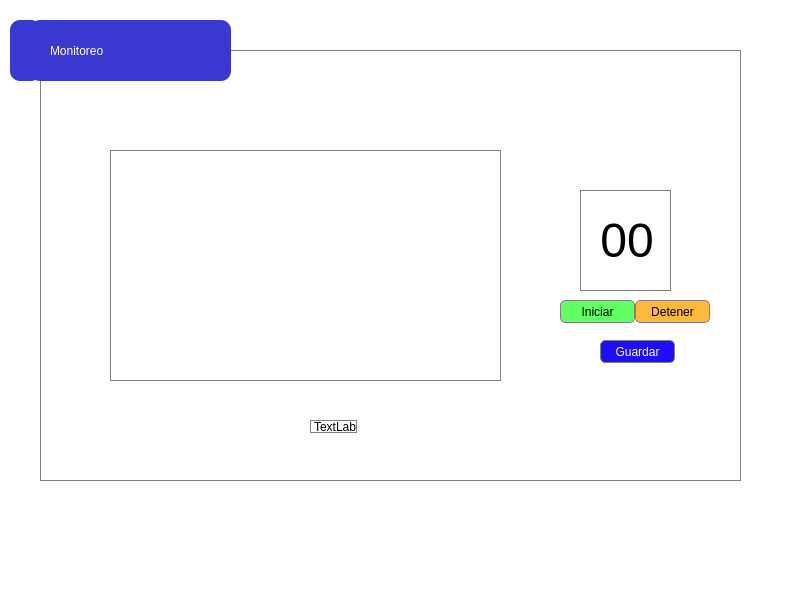
<?xml version="1.0" encoding="UTF-8"?>
<ui version="4.0">
 <class>MainWindow</class>
 <widget class="QMainWindow" name="MainWindow">
  <property name="geometry">
   <rect>
    <x>0</x>
    <y>0</y>
    <width>800</width>
    <height>600</height>
   </rect>
  </property>
  <property name="windowTitle">
   <string>MainWindow</string>
  </property>
  <property name="styleSheet">
   <string notr="true">background-color: rgb(255, 255, 255);</string>
  </property>
  <widget class="QWidget" name="centralwidget">
   <widget class="QWidget" name="widget_2" native="true">
    <property name="geometry">
     <rect>
      <x>30</x>
      <y>20</y>
      <width>201</width>
      <height>61</height>
     </rect>
    </property>
    <property name="styleSheet">
     <string notr="true">background-color: rgb(57, 57, 209);
border-radius: 10px;</string>
    </property>
    <widget class="QLabel" name="label">
     <property name="geometry">
      <rect>
       <x>20</x>
       <y>10</y>
       <width>141</width>
       <height>41</height>
      </rect>
     </property>
     <property name="styleSheet">
      <string notr="true">color: rgb(255, 255, 255);
font: 20pt &quot;Trebuchet MS&quot;;</string>
     </property>
     <property name="text">
      <string>Monitoreo</string>
     </property>
    </widget>
   </widget>
   <widget class="QPushButton" name="button_volver">
    <property name="geometry">
     <rect>
      <x>10</x>
      <y>20</y>
      <width>31</width>
      <height>61</height>
     </rect>
    </property>
    <property name="cursor">
     <cursorShape>PointingHandCursor</cursorShape>
    </property>
    <property name="styleSheet">
     <string notr="true">background-color: rgb(57, 57, 209);
border-radius: 10px;</string>
    </property>
    <property name="text">
     <string/>
    </property>
    <property name="icon">
     <iconset>
      <normaloff>Icon/back.png</normaloff>Icon/back.png</iconset>
    </property>
   </widget>
   <widget class="QWidget" name="widget" native="true">
    <property name="geometry">
     <rect>
      <x>40</x>
      <y>50</y>
      <width>701</width>
      <height>431</height>
     </rect>
    </property>
    <property name="styleSheet">
     <string notr="true">border: 1px solid gray;</string>
    </property>
    <widget class="QLabel" name="frecuencia">
     <property name="geometry">
      <rect>
       <x>540</x>
       <y>140</y>
       <width>91</width>
       <height>101</height>
      </rect>
     </property>
     <property name="cursor">
      <cursorShape>ForbiddenCursor</cursorShape>
     </property>
     <property name="text">
      <string>&lt;html&gt;&lt;head/&gt;&lt;body&gt;&lt;p align=&quot;center&quot;&gt;&lt;span style=&quot; font-size:36pt;&quot;&gt;00&lt;/span&gt;&lt;/p&gt;&lt;/body&gt;&lt;/html&gt;</string>
     </property>
    </widget>
    <widget class="QPushButton" name="button_iniciar">
     <property name="geometry">
      <rect>
       <x>520</x>
       <y>250</y>
       <width>75</width>
       <height>23</height>
      </rect>
     </property>
     <property name="cursor">
      <cursorShape>PointingHandCursor</cursorShape>
     </property>
     <property name="styleSheet">
      <string notr="true">background-color: rgb(97, 255, 97);
border-radius: 5px;</string>
     </property>
     <property name="text">
      <string>Iniciar</string>
     </property>
    </widget>
    <widget class="QPushButton" name="button_terminar">
     <property name="geometry">
      <rect>
       <x>595</x>
       <y>250</y>
       <width>75</width>
       <height>23</height>
      </rect>
     </property>
     <property name="cursor">
      <cursorShape>PointingHandCursor</cursorShape>
     </property>
     <property name="styleSheet">
      <string notr="true">background-color: rgb(255, 184, 60);
border-radius: 5px;</string>
     </property>
     <property name="text">
      <string>Detener</string>
     </property>
    </widget>
    <widget class="QPushButton" name="button_guardar">
     <property name="geometry">
      <rect>
       <x>560</x>
       <y>290</y>
       <width>75</width>
       <height>23</height>
      </rect>
     </property>
     <property name="cursor">
      <cursorShape>PointingHandCursor</cursorShape>
     </property>
     <property name="styleSheet">
      <string notr="true">background-color: rgb(30, 14, 255);
color: rgb(255, 255, 255);
border-radius: 5px;</string>
     </property>
     <property name="text">
      <string>Guardar</string>
     </property>
    </widget>
    <widget class="QLabel" name="pqrst">
     <property name="geometry">
      <rect>
       <x>270</x>
       <y>370</y>
       <width>47</width>
       <height>13</height>
      </rect>
     </property>
     <property name="text">
      <string>TextLabel</string>
     </property>
    </widget>
    <widget class="PlotWidget" name="graph_view">
     <property name="geometry">
      <rect>
       <x>70</x>
       <y>100</y>
       <width>391</width>
       <height>231</height>
      </rect>
     </property>
    </widget>
   </widget>
   <zorder>widget</zorder>
   <zorder>widget_2</zorder>
   <zorder>button_volver</zorder>
  </widget>
  <widget class="QMenuBar" name="menubar">
   <property name="geometry">
    <rect>
     <x>0</x>
     <y>0</y>
     <width>800</width>
     <height>21</height>
    </rect>
   </property>
  </widget>
  <widget class="QStatusBar" name="statusbar"/>
 </widget>
 <customwidgets>
  <customwidget>
   <class>PlotWidget</class>
   <extends>QGraphicsView</extends>
   <header>pyqtgraph.h</header>
  </customwidget>
 </customwidgets>
 <resources/>
 <connections/>
</ui>
